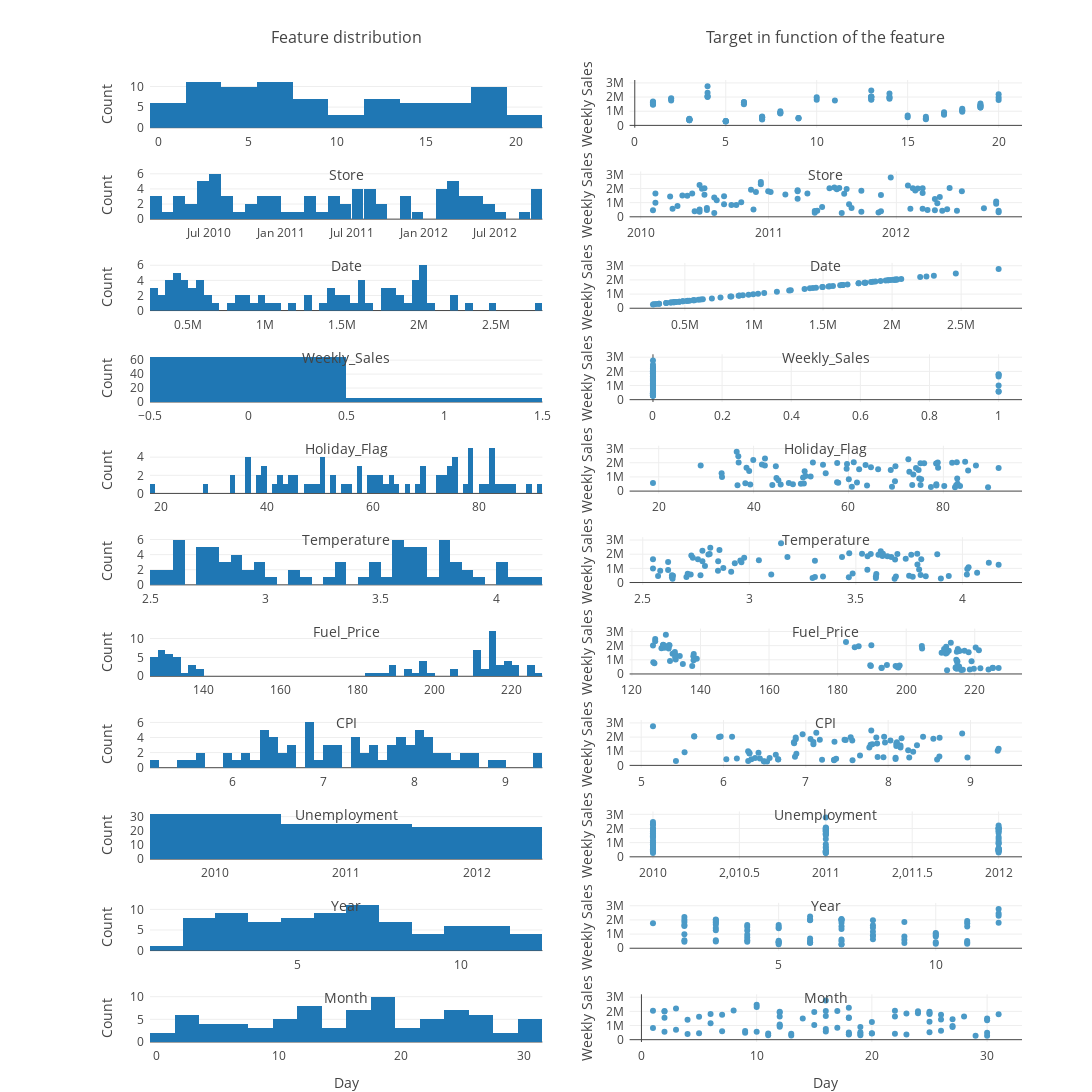

Notebook code cell kept with this figure:
### Code cell
fig_vis= make_subplots(rows = 11, cols = 2, subplot_titles = ("Feature distribution", "Target in function of the feature"), row_heights= [500, 500, 500, 500, 500, 500, 500, 500, 500, 500, 500])
n_row = 1
for col in df.columns:

    fig = (px.scatter(x = df.loc[:,col], 
                        y = (df.loc[:,'Weekly_Sales']) ))
    fig_vis.add_trace(fig.data[0], 
                    row = n_row,
                    col = 2,
                     )

    fig_vis.add_trace(go.Histogram(x = df[col], nbinsx = df[col].nunique(), marker=dict(color='#1f77b4')), 
                row = n_row,
                col = 1,
                 )

    n_row +=1

fig_vis.update_layout(
    height=3000, 
    width=1200,
    yaxis1_title = 'Count',
    yaxis2_title = 'Weekly Sales',
    yaxis3_title = 'Count',
    yaxis4_title = 'Weekly Sales',
    yaxis5_title = 'Count',
    yaxis6_title = 'Weekly Sales',
    yaxis7_title = 'Count',
    yaxis8_title = 'Weekly Sales',
    yaxis9_title = 'Count',
    yaxis10_title = 'Weekly Sales',
    yaxis11_title = 'Count',
    yaxis12_title = 'Weekly Sales',
    yaxis13_title = 'Count',
    yaxis14_title = 'Weekly Sales',
    yaxis15_title = 'Count',
    yaxis16_title = 'Weekly Sales',
    yaxis17_title = 'Count',
    yaxis18_title = 'Weekly Sales',
    yaxis19_title = 'Count',
    yaxis20_title = 'Weekly Sales',
    yaxis21_title = 'Count',
    yaxis22_title = 'Weekly Sales',
    xaxis1_title = 'Store',
    xaxis2_title = 'Store',
    xaxis3_title = 'Date',
    xaxis4_title = 'Date',
    xaxis5_title = 'Weekly_Sales',
    xaxis6_title = 'Weekly_Sales',
    xaxis7_title = 'Holiday_Flag',
    xaxis8_title = 'Holiday_Flag',
    xaxis9_title = 'Temperature',
    xaxis10_title = 'Temperature',
    xaxis11_title = 'Fuel_Price',
    xaxis12_title = 'Fuel_Price',
    xaxis13_title = 'CPI',
    xaxis14_title = 'CPI',
    xaxis15_title = 'Unemployment',
    xaxis16_title = 'Unemployment',
    xaxis17_title = 'Year',
    xaxis18_title = 'Year',
    xaxis19_title = 'Month',
    xaxis20_title = 'Month',
    xaxis21_title = 'Day',
    xaxis22_title = 'Day',
    
    title={
        'y': 1,
        'x':0.5,
        'xanchor': 'center',
        'yanchor': 'top'},
    showlegend = False,
    margin=go.layout.Margin(l=150,
                                                r=70,
                                                b=50,
                                                t=80,
                                                pad = 5
                                                ),
) 
fig_vis.update_annotations(yshift=30)
